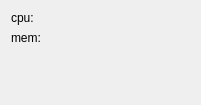
<?xml version="1.0" encoding="UTF-8"?>
<ui version="4.0">
 <class>QSystemForm</class>
 <widget class="QWidget" name="QSystemForm">
  <property name="geometry">
   <rect>
    <x>0</x>
    <y>0</y>
    <width>201</width>
    <height>105</height>
   </rect>
  </property>
  <property name="windowTitle">
   <string>Form</string>
  </property>
  <layout class="QVBoxLayout" name="verticalLayout">
   <item>
    <widget class="QLabel" name="label_cpu">
     <property name="text">
      <string>cpu:</string>
     </property>
    </widget>
   </item>
   <item>
    <widget class="QLabel" name="label_mem">
     <property name="text">
      <string>mem:</string>
     </property>
    </widget>
   </item>
   <item>
    <spacer name="verticalSpacer">
     <property name="orientation">
      <enum>Qt::Vertical</enum>
     </property>
     <property name="sizeHint" stdset="0">
      <size>
       <width>20</width>
       <height>40</height>
      </size>
     </property>
    </spacer>
   </item>
  </layout>
 </widget>
 <resources/>
 <connections/>
</ui>
